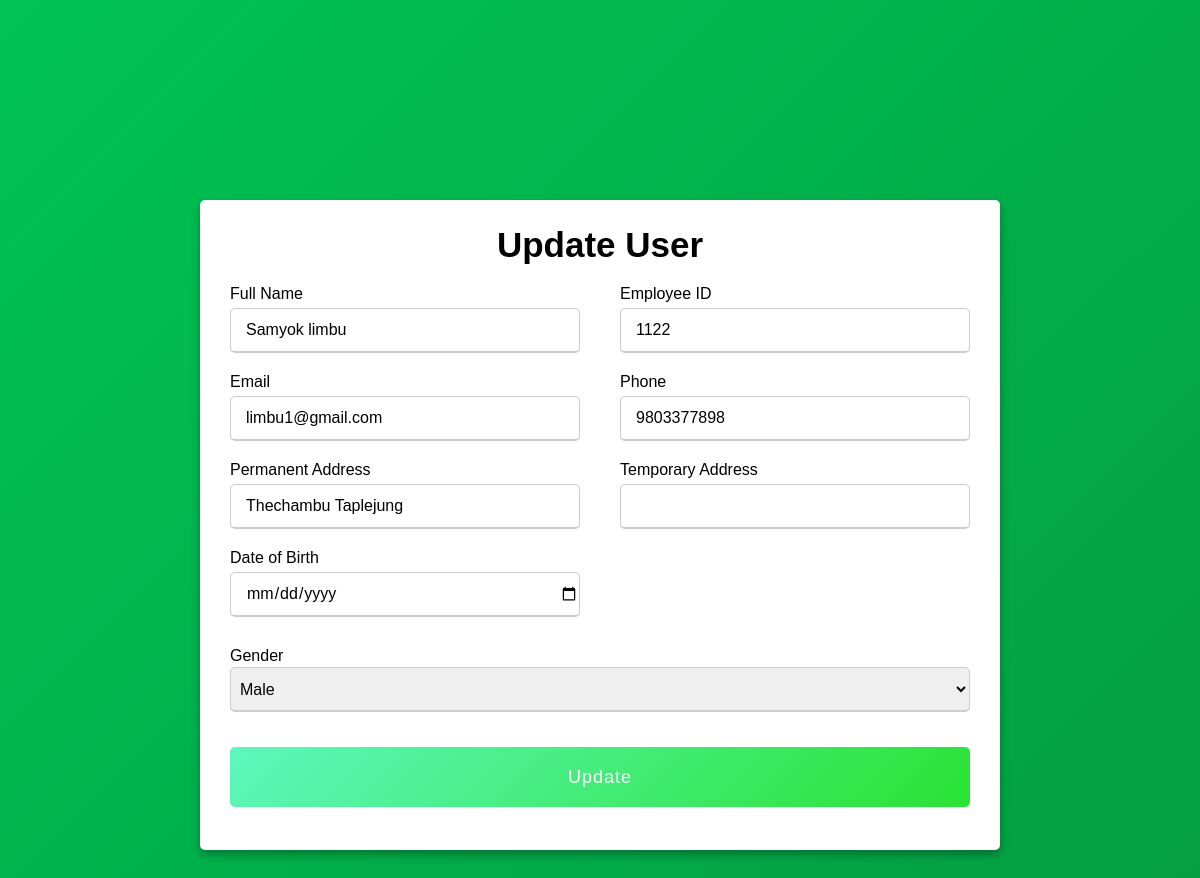
Page /OP3_updateemployee.php?updateid=2 on the committed database.
### tables this page shows
CREATE TABLE `employee` (
  `id` int(11) NOT NULL,
  `Emp_id` int(11) NOT NULL,
  `name` varchar(255) NOT NULL,
  `email` varchar(255) NOT NULL,
  `phone` varchar(255) NOT NULL,
  `dob` varchar(255) NOT NULL,
  `designation` varchar(255) NOT NULL,
  `permanent_address` varchar(255) NOT NULL,
  `temporary_address` varchar(255) NOT NULL,
  `password` varchar(255) NOT NULL,
  `gender` varchar(255) NOT NULL,
  `profile_photo` varchar(255) NOT NULL
);

### OP3_updateemployee.php (the view, shortened to what this page needs)
<?php
        include "./Connection/dbcon.php";
        $id = $_GET['updateid'];
            $sql = "SELECT * FROM `employee` WHERE id=$id";
            $result = mysqli_query($con, $sql);
            $row = mysqli_fetch_assoc($result);
            $name = $row['name'];
            $employee_id = $row['Emp_id'];
            $email = $row['email'];
            $phone = $row['phone'];
            $permanentaddress = $row['permanent_address'];
            $temporaryaddress = $row['temporary_address'];
?>
<!DOCTYPE html>
<html lang="en" dir="ltr">
<head>
</head>
<body>
    <div class="add_main-form">
        <div class="add-form-container">
            <div class="title">Update User</div>
            <div class="form-content">
                <form method="POST">
                    <div class="user-details">
                        <div class="input-box">
                            <span class="details">Full Name</span>
                            <input type="text" value="<?php echo $name;  ?>" name="fullname" id="add_name" onkeyup="validateName()" required minlength="8">
                        </div>
                        <div class="input-box">
                            <span class="details">Employee ID</span>
                            <input type="text" value="<?php echo $employee_id;  ?>" name="Emp_id" id="add_empid" required minlength="4">
                        </div>
                        <div class="input-box">
                            <span class="details">Email</span>
                            <input type="email" id="add_email" name="email" value="<?php echo $email;  ?>" onkeyup="validateEmail()" required>
                        </div>
                        <div class="input-box">
                            <span class="details">Phone</span>
                            <input type="tel" id="add_phone" name="phone" value="<?php echo $phone;  ?>" onkeyup="validatePhone()" required minlength="10">
                        </div>
                        <div class="input-box">
                            <span class="details">Permanent Address</span>
                            <input type="text" name="permanent_address" value="<?php echo $permanentaddress;  ?>" onkeyup="validateAddress()" id="add_address" required>
                        </div>
                        <div class="input-box">
                            <span class="details">Temporary Address</span>
                            <input type="text" name="temporary_address" value="<?php echo $temporaryaddress;  ?>" onkeyup="validateAddress()" id="add_address">
                        </div>
                        <div class="input-box">
                            <span class="details">Date of Birth</span>
                            <input type="date" name="dob" value="<?php echo $Date_of_birth;  ?>" id="add_dateofbirth" required>
                        </div>
                    </div>
                    <div class="form-designation">
                        <span class="details gen">Gender</span>
                        <select name="gender" id="designation">
                            <optgroup label="Select Gender">
                                <option value="male">Male</option>
                            </optgroup>
                        </select>
                    </div>
                    <div class="button">
                        <button type="submit" id="add_user_btn" name="update" value="Add User" onclick="validateform()">Update</button>
                    </div>
                </form>
            </div>
        </div>
    </div>
</body>
</html>

### OP3_updateemployee.php (style rules this page uses)
* { margin: 0; padding: 0; box-sizing: border-box; font-family: 'Poppins', sans-serif; }
.add_main-form { width: 100vw; height: 130vh; display: flex; justify-content: center; align-items: center; padding: 10px; background: linear-gradient(135deg, #00c354, #049c41); }
.add-form-container { height: 650px; margin-top: 10px; max-width: 800px; width: 100%; background-color: #fff; padding: 25px 30px; border-radius: 5px; box-shadow: 0 5px 10px rgba(0, 0, 0, 0.3); }
.add-form-container .title { text-align: center; font-size: 35px; font-weight: bold; position: relative; }
.add-form-container .form-content form .user-details { display: flex; flex-wrap: wrap; justify-content: space-between; margin-top: 20px; margin-bottom: 10px; }
.add-form-container form .user-details .input-box { margin-bottom: 20px; width: calc(100% / 2 - 20px); }
.add-form-container form .input-box span.details { display: block; font-weight: 500; margin-bottom: 5px; }
.add-form-container .user-details .input-box input, select { height: 45px; width: 100%; outline: none; font-size: 16px; border-radius: 5px; padding-left: 15px; border: 1px solid #ccc; border-bottom-width: 2px; transition: all 0.3s ease; }
.add-form-container #designation { outline: none; margin-top: 2px; padding: 5px; }
.add-form-container form #add_user_btn { margin: 35px 0; height: 60px; width: 100%; border-radius: 5px; border: none; color: #fff; font-size: 18px; font-weight: 500; letter-spacing: 1px; cursor: pointer; transition: all 0.3s ease; background: linear-gradient(135deg, #5df7be, #2ae233); }
.form-designation { margin-top: 10px; }

### rows in the picture
employee: fullname "Samyok limbu", Emp_id "1122", email "limbu1@gmail.com", phone "9803377898", permanent_address "Thechambu Taplejung"
